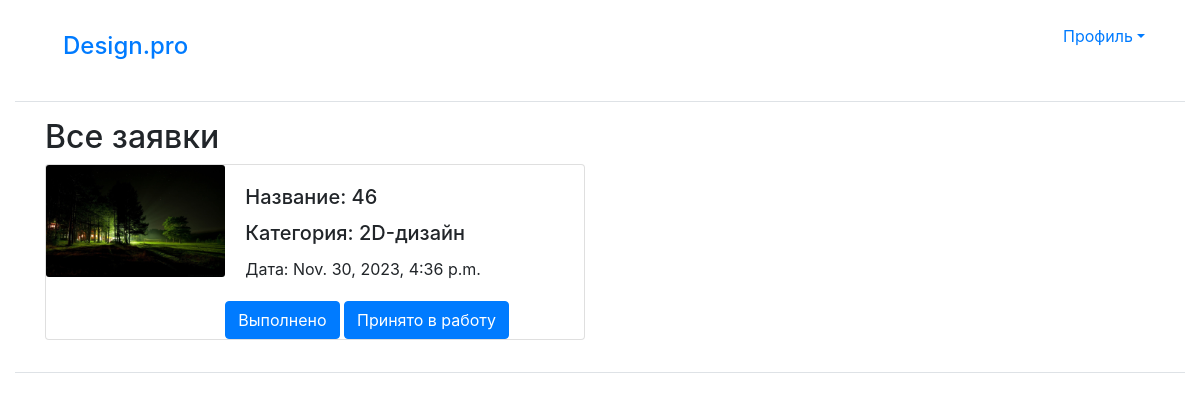
The page /request/all/ (signed in) on the database its author committed.
### App/models.py (models this page shows, shortened)
class Request(models.Model):
    title = models.CharField(max_length=200, verbose_name='Название заявки')
    content = models.TextField(verbose_name='Описание заявки')
    image = models.ImageField(blank=True, upload_to='image/', verbose_name='Фотография')
    image_design = models.ImageField(blank=True, upload_to='design/', verbose_name='Выберите фотографию')
    created_at = models.DateTimeField(auto_now_add=True, db_index=True, verbose_name='Временная метка')
    category = models.ForeignKey('Category', on_delete=models.CASCADE, null=True)
    choices = (
        ('Новая', 'Новая'),
        ('Принято в работу', 'Принято в работу'),
        ('Выполнено', 'Выполнено'),
    )
    status = models.CharField(verbose_name="Статус", max_length=200, choices=choices, default='Новая')
    user = models.ForeignKey('User', on_delete=models.CASCADE, null=False)
    comment = models.TextField(blank=True)
    class Meta:
        ordering = ['-created_at']

class Category(models.Model):
    category_title = models.CharField(max_length=200, verbose_name='Название категории')
    def __str__(self):
        return self.category_title

### App/views.py (the view)
# urls.py: path('request/all/', request_all, name='request_all'),
def request_all(request):
    reque = Request.objects.all()
    return render(request, 'admin/request_all.html', {'reque': reque})

### App/templates/admin/request_all.html (shortened to what this page needs)
{% extends "layout/main.html" %}
{% block content %}
<h2>Все заявки</h2>
{% for request in reque %}
    <div class="card mb-3" style="max-width: 540px;">
      <div class="row no-gutters">
        <div class="col-md-4">
          <img src="{{request.image.url}}" class="card-img" alt="{{request_list.title}}">
        </div>
        <div class="col-md-8">
          <div class="card-body">
            <h5 class="card-title">Название: {{request.title}}</h5>
            <h5 class="card-title">Категория: {{request.category}}</h5>
            <p class="card-text">Дата: {{request.created_at}}</p>
          </div>
          {% if request.status == 'Новая' %}
            <button type="button" class="btn btn-primary"><a href="{%  url 'App:change_status_completed' id=request.id %}" style="color: white; text-decoration: none;">Выполнено</a></button>
            <button type="button" class="btn btn-primary"><a href="{%  url 'App:change_status_accept_work' id=request.id %}" style="color: white; text-decoration: none;">Принято в работу</a></button>
          {% endif %}
        </div>
      </div>
    </div>
  {% empty %}
    <p>Нет заявок</p>
  {% endfor %}
{% endblock %}

### rows shown on the page
Request: image (picture), title "46", category "2D-дизайн", created_at "Nov. 30, 2023, 4:36 p.m.", status "Выполнено"
